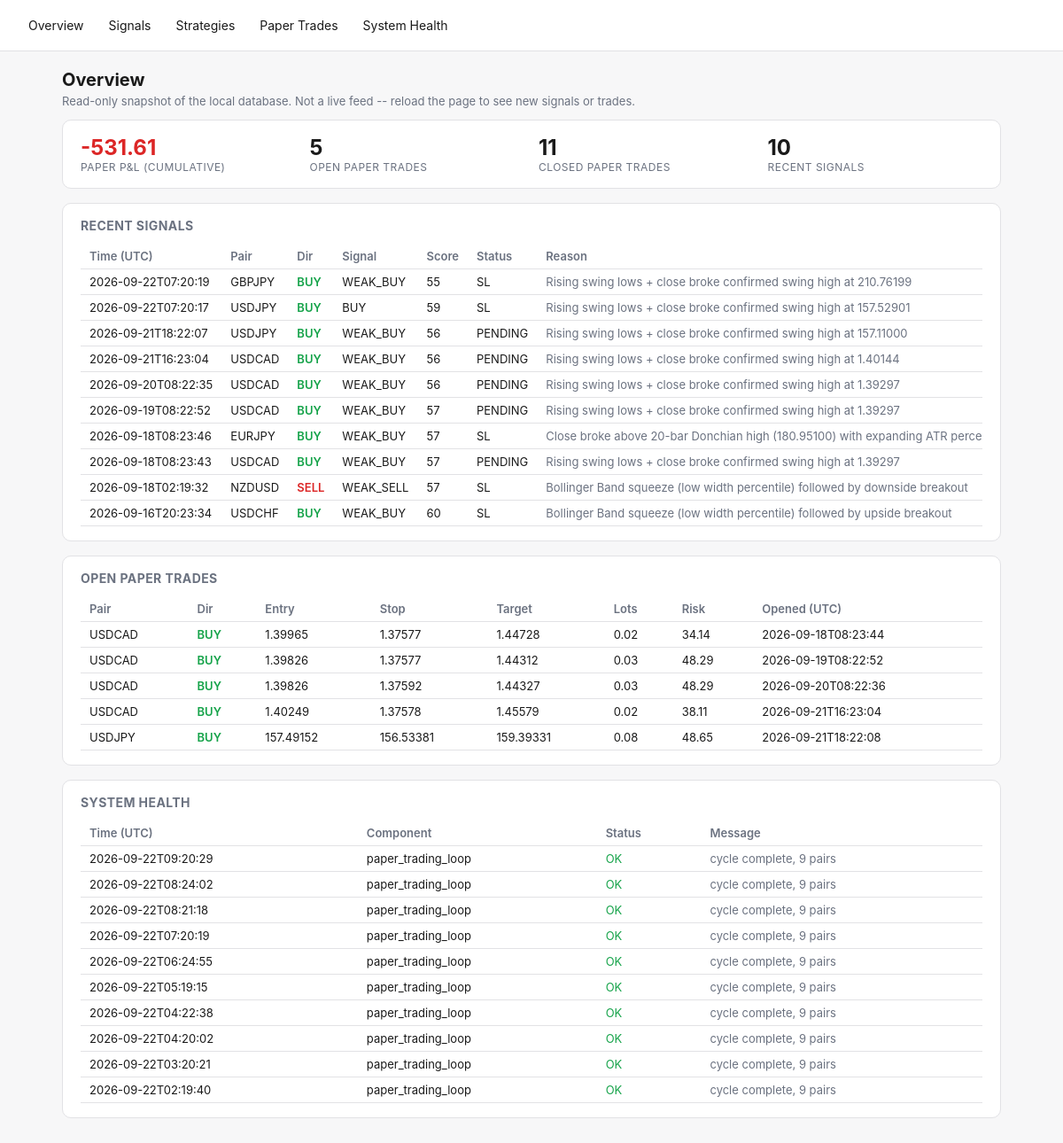
Before: / with the older database file.
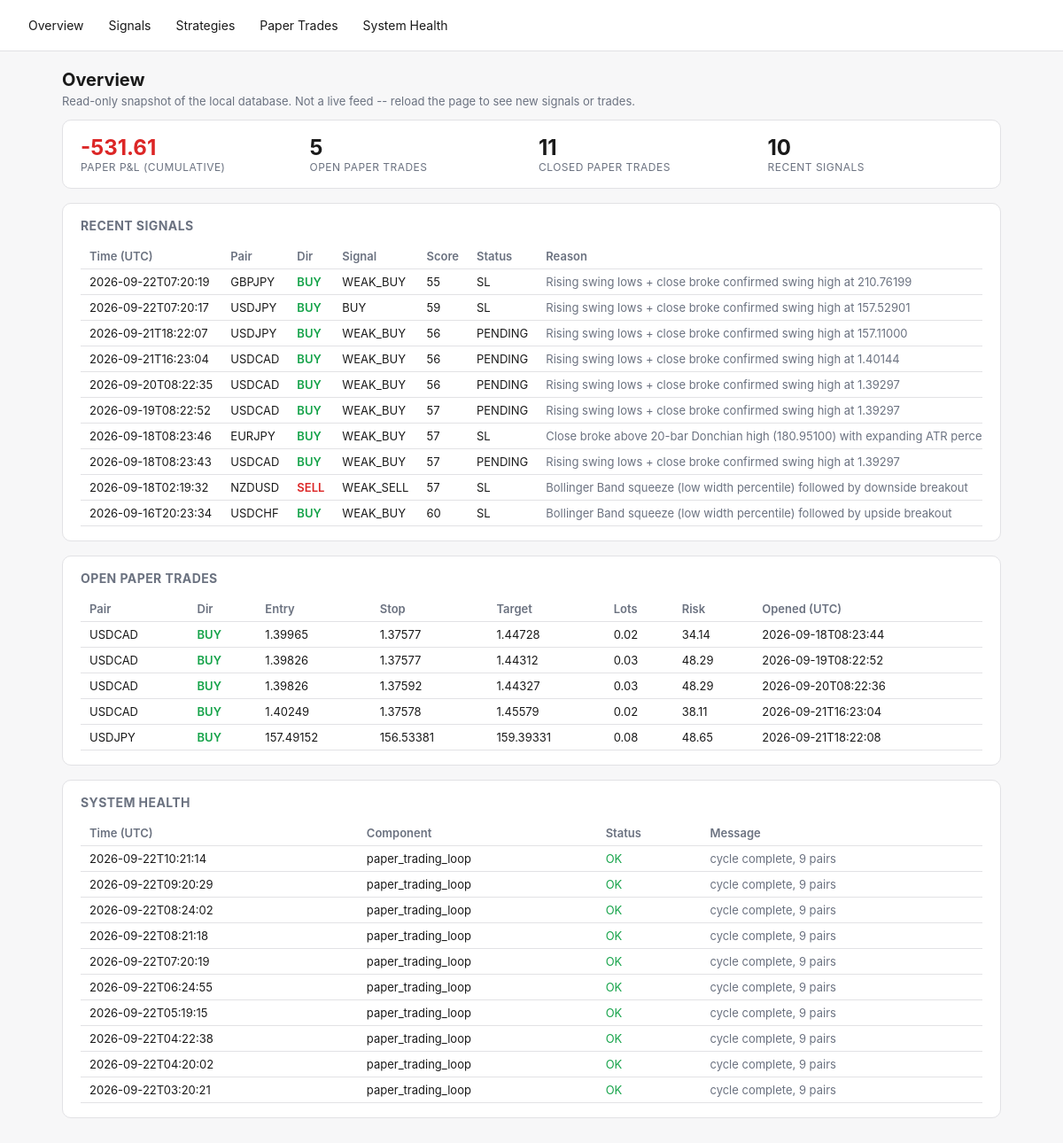
After: the same page with the newer database file.
### tables this page shows
CREATE TABLE signal_outcomes (
    signal_id TEXT PRIMARY KEY REFERENCES signals(id),
    resolved_at TEXT,
    outcome TEXT,          -- TP | SL | EXPIRED | INVALIDATED
    exit_price REAL,
    pnl_r REAL
);

CREATE TABLE signals (
    id TEXT PRIMARY KEY,
    pair TEXT NOT NULL,
    direction TEXT NOT NULL,
    overall_signal TEXT NOT NULL,
    score REAL NOT NULL,
    entry_low REAL, entry_high REAL, stop_loss REAL,
    take_profit_1 REAL, take_profit_2 REAL,
    spread_pips REAL,
    regime TEXT,
    strategies_agree_json TEXT,
    reason TEXT,
    status TEXT NOT NULL DEFAULT 'PENDING',
    created_at TEXT NOT NULL
, timeframe TEXT NOT NULL DEFAULT 'H4');

CREATE TABLE paper_trades (
    id INTEGER PRIMARY KEY AUTOINCREMENT,
    signal_id TEXT REFERENCES signals(id),
    pair TEXT NOT NULL,
    direction TEXT NOT NULL,
    entry_time TEXT NOT NULL,
    entry_price REAL NOT NULL,
    stop_loss REAL NOT NULL,
    take_profit REAL NOT NULL,
    lots REAL,                 -- position size at entry (fx_engine.position_sizing), if it could be computed
    risk_amount REAL,          -- dollar amount risked at entry, lots * stop_distance * pip_value
    exit_time TEXT,
    exit_price REAL,
    exit_reason TEXT,
    pnl_r REAL,
    pnl_amount REAL,           -- real dollar P&L = pnl_r * risk_amount (NULL if risk_amount unknown)
    created_at TEXT NOT NULL
, timeframe TEXT NOT NULL DEFAULT 'H4');

CREATE TABLE system_health (
    id INTEGER PRIMARY KEY AUTOINCREMENT,
    component TEXT NOT NULL,
    status TEXT NOT NULL,       -- OK | WARN | ERROR
    message TEXT,
    checked_at TEXT NOT NULL
);

### fx_engine/dashboard.py (the view)
    @app.route("/")
    def overview():
        d = get_db()
        signals = d.recent_signals(limit=10)
        health = d.recent_health(limit=10)
        open_trades = d.open_paper_trades()
        curve = d.paper_equity_curve()
        latest_equity = curve[-1]["cumulative"] if curve else 0.0
        return render_template(
            "overview.html", signals=signals, health=health, open_trades=open_trades,
            latest_equity=latest_equity, total_closed=len(curve),
        )

### fx_engine/db.py (called while the page is built)
    @contextmanager
    def _conn(self):
        conn = sqlite3.connect(self.path)
        conn.row_factory = sqlite3.Row
        try:
            yield conn
            conn.commit()
        finally:
            conn.close()

    def open_paper_trades(self) -> list[dict]:
        with self._conn() as conn:
            rows = conn.execute("SELECT * FROM paper_trades WHERE exit_time IS NULL").fetchall()
        return [dict(r) for r in rows]

    def recent_signals(self, limit: int = 50) -> list[dict]:
        with self._conn() as conn:
            rows = conn.execute(
                """SELECT s.*, o.outcome, o.pnl_r AS outcome_pnl_r, o.exit_price AS outcome_exit_price
                   FROM signals s LEFT JOIN signal_outcomes o ON o.signal_id = s.id
                   ORDER BY s.created_at DESC LIMIT ?""",
                (limit,),
            ).fetchall()
        return [dict(r) for r in rows]

    def paper_equity_curve(self) -> list[dict]:
        with self._conn() as conn:
            rows = conn.execute(
                """SELECT exit_time, pnl_amount FROM paper_trades
                   WHERE exit_time IS NOT NULL AND pnl_amount IS NOT NULL
                   ORDER BY exit_time ASC"""
            ).fetchall()
        cumulative = 0.0
        curve = []
        for r in rows:
            cumulative += r["pnl_amount"]
            curve.append({"exit_time": r["exit_time"], "pnl_amount": r["pnl_amount"], "cumulative": cumulative})
        return curve

    def recent_health(self, limit: int = 50) -> list[dict]:
        with self._conn() as conn:
            rows = conn.execute(
                "SELECT * FROM system_health ORDER BY id DESC LIMIT ?", (limit,),
            ).fetchall()
        return [dict(r) for r in rows]

### fx_engine/templates/overview.html (shortened to what this page needs)
{% extends "base.html" %}
{% block content %}
<h1>Overview</h1>
<p class="lede">Read-only snapshot of the local database. Not a live feed -- reload the page to see new signals or trades.</p>
<div class="card stat-row">
  <div class="stat">
    <div class="value" style="color:{{ 'var(--green)' if latest_equity >= 0 else 'var(--red)' }}">{{ "%.2f"|format(latest_equity) }}</div>
    <div class="label">Paper P&amp;L (cumulative)</div>
  </div>
  <div class="stat"><div class="value">{{ open_trades|length }}</div><div class="label">Open paper trades</div></div>
  <div class="stat"><div class="value">{{ total_closed }}</div><div class="label">Closed paper trades</div></div>
  <div class="stat"><div class="value">{{ signals|length }}</div><div class="label">Recent signals</div></div>
</div>
<div class="card">
  <h2>Recent Signals</h2>
  <div class="overflow">
  <table>
    <tr><th>Time (UTC)</th><th>Pair</th><th>Dir</th><th>Signal</th><th>Score</th><th>Status</th><th>Reason</th></tr>
    {% for s in signals %}
    <tr>
      <td>{{ s.created_at[:19] }}</td>
      <td>{{ s.pair }}</td>
      <td class="{{ 'buy' if s.direction=='BUY' else 'sell' }}">{{ s.direction }}</td>
      <td>{{ s.overall_signal }}</td>
      <td>{{ "%.0f"|format(s.score) }}</td>
      <td>{{ s.status }}</td>
      <td class="muted">{{ s.reason }}</td>
    </tr>
    {% else %}
    <tr><td colspan="7" class="muted">No signals yet -- run `python -m fx_engine.main signal-once` or `paper`.</td></tr>
    {% endfor %}
  </table>
  </div>
</div>
<div class="card">
  <h2>Open Paper Trades</h2>
  <div class="overflow">
  <table>
    <tr><th>Pair</th><th>Dir</th><th>Entry</th><th>Stop</th><th>Target</th><th>Lots</th><th>Risk</th><th>Opened (UTC)</th></tr>
    {% for t in open_trades %}
    <tr>
      <td>{{ t.pair }}</td>
      <td class="{{ 'buy' if t.direction=='BUY' else 'sell' }}">{{ t.direction }}</td>
      <td>{{ "%.5f"|format(t.entry_price) }}</td>
      <td>{{ "%.5f"|format(t.stop_loss) }}</td>
      <td>{{ "%.5f"|format(t.take_profit) }}</td>
      <td>{{ t.lots if t.lots is not none else "-" }}</td>
      <td>{{ "%.2f"|format(t.risk_amount) if t.risk_amount is not none else "-" }}</td>
      <td>{{ t.entry_time[:19] }}</td>
    </tr>
    {% else %}
    <tr><td colspan="8" class="muted">No open paper trades.</td></tr>
    {% endfor %}
  </table>
  </div>
</div>
<div class="card">
  <h2>System Health</h2>
  <div class="overflow">
  <table>
    <tr><th>Time (UTC)</th><th>Component</th><th>Status</th><th>Message</th></tr>
    {% for h in health %}
    <tr>
      <td>{{ h.checked_at[:19] }}</td>
      <td>{{ h.component }}</td>
      <td class="{{ 'ok' if h.status=='OK' else ('warn' if h.status=='WARN' else 'error') }}">{{ h.status }}</td>
      <td class="muted">{{ h.message }}</td>
    </tr>
    {% else %}
    <tr><td colspan="4" class="muted">No health checks logged yet.</td></tr>
    {% endfor %}
  </table>
  </div>
</div>
{% endblock %}

### fx_engine/templates/base.html (shortened to what this page needs)
<!doctype html>
<html lang="en">
<head>
</head>
<body>
<nav>
  <a href="{{ url_for('overview') }}">Overview</a>
  <a href="{{ url_for('signals_page') }}">Signals</a>
  <a href="{{ url_for('strategies_page') }}">Strategies</a>
  <a href="{{ url_for('paper_trades_page') }}">Paper Trades</a>
  <a href="{{ url_for('health_page') }}">System Health</a>
</nav>
<main>
{% block content %}{% endblock %}
</main>
</body>
</html>

### fx_engine/templates/base.html (style rules this page uses)
:root { --bg:#f7f7f8; --fg:#1a1a1a; --card:#ffffff; --border:#e2e2e5; --accent:#2563eb; --green:#16a34a; --red:#dc2626; --amber:#d97706; --muted:#6b7280; }
* { box-sizing: border-box; }
body { margin:0; font-family:-apple-system,BlinkMacSystemFont,"Segoe UI",sans-serif; background:var(--bg); color:var(--fg); }
nav { display:flex; gap:4px; padding:12px 20px; border-bottom:1px solid var(--border); background:var(--card); flex-wrap:wrap; }
nav a { color:var(--fg); text-decoration:none; padding:8px 12px; border-radius:6px; font-size:14px; }
main { padding:20px; max-width:1100px; margin:0 auto; }
.card { background:var(--card); border:1px solid var(--border); border-radius:10px; padding:16px 20px; margin-bottom:16px; }
table { width:100%; border-collapse:collapse; font-size:13px; }
th, td { text-align:left; padding:6px 10px; border-bottom:1px solid var(--border); white-space:nowrap; }
th { color:var(--muted); font-weight:600; }
.buy { color:var(--green); font-weight:600; }
.sell { color:var(--red); font-weight:600; }
.ok { color:var(--green); }
.muted { color:var(--muted); }
.stat-row { display:flex; gap:16px; flex-wrap:wrap; }
.stat { flex:1; min-width:140px; }
.stat .value { font-size:24px; font-weight:700; }
.stat .label { font-size:12px; color:var(--muted); text-transform:uppercase; letter-spacing:.04em; }
h1 { font-size:20px; margin:0 0 4px; }
h2 { font-size:14px; margin:0 0 12px; color:var(--muted); text-transform:uppercase; letter-spacing:.03em; }
p.lede { color:var(--muted); font-size:13px; margin-top:0; }
.overflow { overflow-x:auto; }

Changed rows visible on the page:
no longer on this page (row unchanged): system_health: checked_at "2026-09-22T02:19:40", component "paper_trading_loop", status "OK", message "cycle complete, 9 pairs"
added system_health: checked_at "2026-09-22T10:21:14", component "paper_trading_loop", status "OK", message "cycle complete, 9 pairs"
